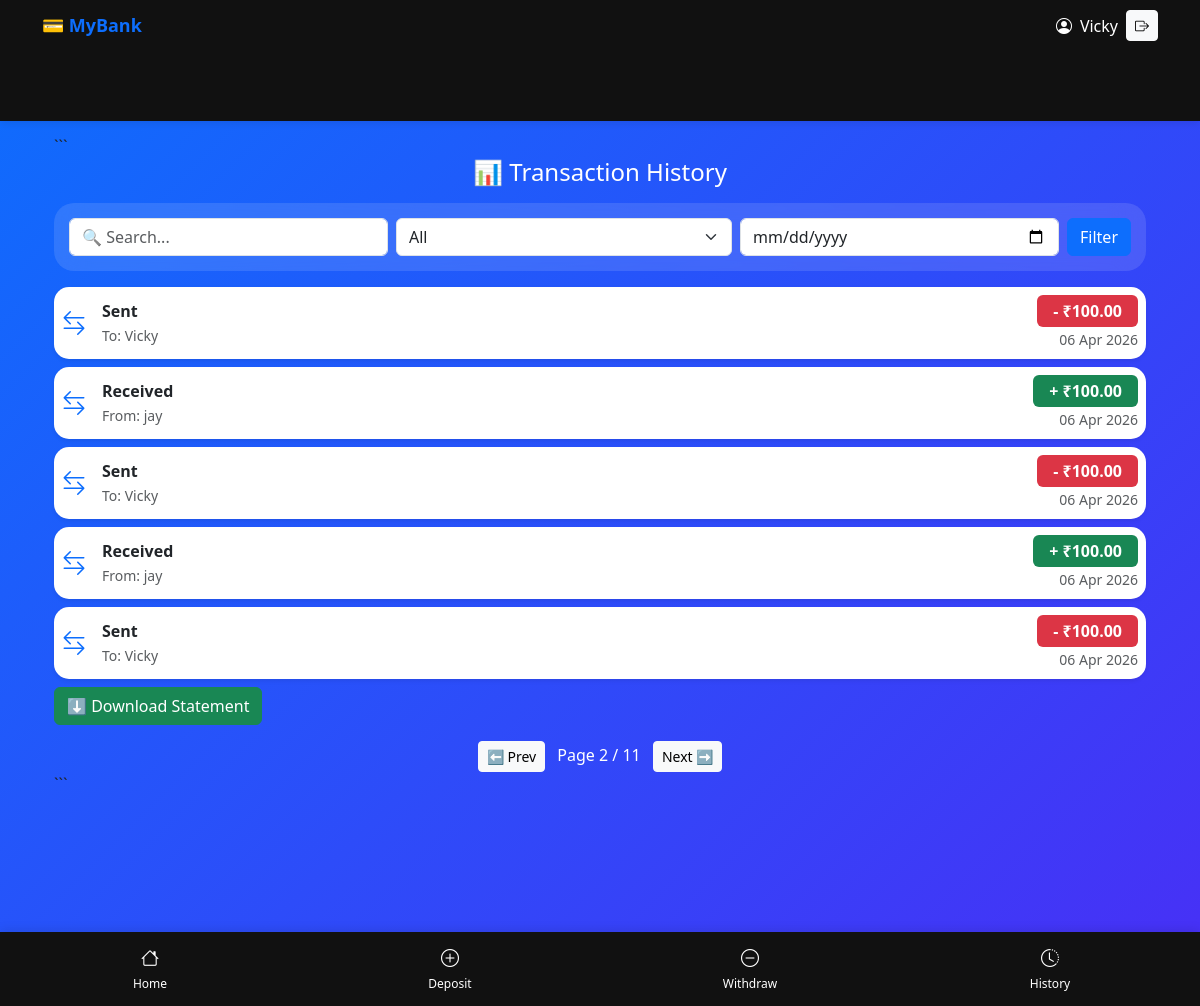
Screenshot of /history/?page=2&search=&type=&date= (signed in) with the database file from the repository.
### accounts/models.py (models this page shows, shortened)
class Transaction(models.Model):
    TRANSACTION_TYPE = (
        ('DEPOSIT', 'Deposit'),
        ('WITHDRAW', 'Withdraw'),
        ('TRANSFER_SENT', 'Transfer Sent'),
        ('TRANSFER_RECEIVED', 'Transfer Received'),
    )
    account = models.ForeignKey(
        Account,
        on_delete=models.CASCADE,
        related_name='transactions'
    )
    sender = models.ForeignKey(
        Account,
        on_delete=models.SET_NULL,
        null=True,
        blank=True,
        related_name='sent_transactions'
    )
    receiver = models.ForeignKey(
        Account,
        on_delete=models.SET_NULL,
        null=True,
        blank=True,
        related_name='received_transactions'
    )
    amount = models.DecimalField(
        max_digits=10,
        decimal_places=2
    )
    transaction_type = models.CharField(
        max_length=20,
        choices=TRANSACTION_TYPE
    )
    timestamp = models.DateTimeField(auto_now_add=True)
    class Meta:
        ordering = ['-timestamp']  # latest first

class Account(models.Model):
    user = models.OneToOneField(User, on_delete=models.CASCADE)
    account_number = models.CharField(max_length=12, unique=True)
    balance = models.DecimalField(max_digits=10, decimal_places=2, default=0)
    created_at = models.DateTimeField(auto_now_add=True)

### accounts/views.py (the view, shortened to what this page needs)
# urls.py: path('history/', views.transaction_history, name='history'),
@login_required
def transaction_history(request):
    account = Account.objects.get(user=request.user)
    transactions = Transaction.objects.filter(
        Q(sender=account) | Q(receiver=account)
    ).order_by('-timestamp')
    search = request.GET.get('search', '')
    t_type = request.GET.get('type', '')
    date = request.GET.get('date', '')
    if t_type:
        transactions = transactions.filter(transaction_type=t_type)
    if date:
        transactions = transactions.filter(timestamp__date=date)
    paginator = Paginator(transactions, 5)
    page_number = request.GET.get('page')
    transactions = paginator.get_page(page_number)
    return render(request, 'history.html', {
        'transactions': transactions
    })

### accounts/templates/history.html (shortened to what this page needs)
{% extends 'base.html' %}
{% block content %}
<div class="container mt-3">
```
<h4 class="text-center text-white mb-3">📊 Transaction History</h4>
<form method="GET" class="filter-box mb-3">
    <div class="d-flex gap-2 filter-row">
        <input type="text" name="search" class="form-control"
               placeholder="🔍 Search..."
               value="{{ request.GET.search }}">
        <select name="type" class="form-select">
            <option value="">All</option>
        </select>
        <input type="date" name="date" class="form-control"
               value="{{ request.GET.date }}">
        <button type="submit" class="btn btn-primary">
            Filter
        </button>
    </div>
</form>
{% for t in transactions %}
<div class="card tx-card shadow-sm mb-2 p-2">
    <div class="d-flex justify-content-between align-items-center">
        <div class="d-flex align-items-center">
            <div class="me-3">
                {% if t.transaction_type == "DEPOSIT" %}
                    <i class="bi bi-arrow-down-circle text-success fs-4"></i>
                {% elif t.transaction_type == "WITHDRAW" %}
                    <i class="bi bi-arrow-up-circle text-danger fs-4"></i>
                {% else %}
                    <i class="bi bi-arrow-left-right text-primary fs-4"></i>
                {% endif %}
            </div>
            <div>
                <strong>
                    {% if t.transaction_type == "DEPOSIT" %}
                        Deposit
                    {% elif t.transaction_type == "WITHDRAW" %}
                        Withdraw
                    {% elif t.transaction_type == "TRANSFER_RECEIVED" %}
                        Received
                    {% elif t.transaction_type == "TRANSFER_SENT" %}
                        Sent
                    {% endif %}
                </strong>
                <br>
                <small class="text-muted">
                    {% if t.transaction_type == "TRANSFER_RECEIVED" %}
                        From: {{ t.sender.user.username|default:"Unknown" }}
                    {% elif t.transaction_type == "TRANSFER_SENT" %}
                        To: {{ t.receiver.user.username|default:"Unknown" }}
                    {% elif t.transaction_type == "DEPOSIT" %}
                        From: Bank
                    {% elif t.transaction_type == "WITHDRAW" %}
                        To: Cash
                    {% endif %}
                </small>
            </div>
        </div>
        <div class="text-end">
            {% if t.transaction_type == "DEPOSIT" or t.transaction_type == "TRANSFER_RECEIVED" %}
                <span class="badge bg-success px-3 py-2 fs-6">
                    + ₹{{ t.amount }}
                </span>
            {% else %}
                <span class="badge bg-danger px-3 py-2 fs-6">
                    - ₹{{ t.amount }}
                </span>
            {% endif %}
            <br>
            <small class="text-muted">
                {{ t.timestamp|date:"d M Y" }}
            </small>
        </div>
    </div>
</div>
{% empty %}
<div class="text-center text-white mt-5">
    <p>No transactions found</p>
</div>
{% endfor %}
<a href="{% url 'download_statement' %}" class="btn btn-success">
    ⬇ Download Statement
</a>
<div class="mt-3 text-center">
    {% if transactions.has_previous %}
        <a class="btn btn-light btn-sm"
           href="?page={{ transactions.previous_page_number }}&search={{ request.GET.search }}&type={{ request.GET.type }}&date={{ request.GET.date }}">
           ⬅ Prev
        </a>
    {% endif %}
    <span class="mx-2 text-white">
        Page {{ transactions.number }} / {{ transactions.paginator.num_pages }}
    </span>
    {% if transactions.has_next %}
        <a class="btn btn-light btn-sm"
           href="?page={{ transactions.next_page_number }}&search={{ request.GET.search }}&type={{ request.GET.type }}&date={{ request.GET.date }}">
           Next ➡
        </a>
    {% endif %}
</div>
```
</div>
{% endblock %}

### accounts/templates/base.html (shortened to what this page needs)
{% load static %}
<!doctype html>
<html lang="en">
  <head>
    <link rel="stylesheet" href="{% static 'css/style.css' %}" />
    <link
      href="https://cdn.jsdelivr.net/npm/bootstrap@5.3.0/dist/css/bootstrap.min.css"
      rel="stylesheet"
    />
    <link
      href="https://cdn.jsdelivr.net/npm/bootstrap-icons/font/bootstrap-icons.css"
      rel="stylesheet"
    />
  </head>
  <body>
    <nav class="top-navbar">
      <div class="container d-flex justify-content-between align-items-center">
        <div class="logo">💳 MyBank</div>
        <div class="d-flex align-items-center gap-2">
          <i class="bi bi-person-circle"></i>
          <span>{{ request.user.username }}</span>
          <form method="POST" action="{% url 'logout' %}">
            <button type="submit" class="btn btn-sm btn-light">
              <i class="bi bi-box-arrow-right"></i>
            </button>
          </form>
        </div>
      </div>
    </nav>
    <nav class="navbar navbar-dark bg-primary px-3">
      <span class="navbar-brand h5">  MyBank </span>
    </nav>
    <div class="container mt-3">{% block content %} {% endblock %}</div>
    <nav class="bottom-nav">
      <a href="/" class="nav-item">
        <i class="bi bi-house"></i>
        <span>Home</span>
      </a>
      <a href="/deposit/" class="nav-item">
        <i class="bi bi-plus-circle"></i>
        <span>Deposit</span>
      </a>
      <a href="/withdraw/" class="nav-item">
        <i class="bi bi-dash-circle"></i>
        <span>Withdraw</span>
      </a>
      <a href="/history/" class="nav-item">
        <i class="bi bi-clock-history"></i>
        <span>History</span>
      </a>
    </nav>
  </body>
</html>

### accounts/static/css/style.css (style rules this page uses)
body { background: #f4f6f9; font-family: 'Segoe UI', sans-serif; }
* { transition: all 0.2s ease-in-out; }
.card { border-radius: 16px; border: none; }
.bottom-nav { position: fixed; bottom: 0; left: 0; width: 100%; background: #ffffff; display: flex; justify-content: space-around; align-items: center; padding: 10px 0; box-shadow: 0 -2px 10px rgba(0,0,0,0.1); z-index: 1000; }
.nav-item { text-align: center; color: #666; text-decoration: none; font-size: 12px; flex: 1; }
.nav-item i { font-size: 20px; display: block; margin-bottom: 3px; }
body { padding-bottom: 70px; }
.top-navbar { position: fixed; top: 0; width: 100%; background: white; padding: 10px 0; box-shadow: 0 2px 8px rgba(0,0,0,0.1); z-index: 1000; }
.top-navbar .logo { font-weight: bold; font-size: 18px; color: #0d6efd; }
.bottom-nav { position: fixed; bottom: 0; width: 100%; background: white; display: flex; justify-content: space-around; align-items: center; padding: 8px 0; box-shadow: 0 -2px 10px rgba(0,0,0,0.1); z-index: 1000; }
.nav-item { text-align: center; color: #777; text-decoration: none; font-size: 12px; flex: 1; padding: 5px; }
.nav-item i { font-size: 20px; display: block; }
body { padding-top: 60px; padding-bottom: 70px; background: #f4f6f9; }
body { background: #f4f6f9; }
.card { border-radius: 15px; border: none; }
.container { max-width: 700px; }

### accounts/templates/base.html (style rules this page uses)
body { overflow-x: hidden; margin: 0; }
.top-navbar { background: #111; color: white; padding: 10px 0; }
.logo { font-size: 18px; font-weight: bold; }
.bottom-nav { display: flex; justify-content: space-around; align-items: center; position: fixed; bottom: 0; width: 100%; background: #111; padding: 8px 0; z-index: 999; }
.bottom-nav .nav-item { color: white; text-align: center; font-size: 12px; text-decoration: none; }
.bottom-nav i { font-size: 18px; display: block; }
.container { padding-bottom: 70px; }

### accounts/templates/history.html (style rules this page uses)
body { background: linear-gradient(135deg, #0d6efd, #6610f2, #20c997); background-size: 300% 300%; animation: gradientMove 10s ease infinite; }
.filter-box { background: rgba(255,255,255,0.12); backdrop-filter: blur(15px); border-radius: 20px; padding: 15px; }
.tx-card { border-radius: 15px; background: white; transition: 0.3s; border: none; }

### rows the page displays
Transaction: transaction_type "Sent", receiver.user.username "Vicky", amount "100.00", timestamp "06 Apr 2026"
Transaction: shows "Received", sender.user.username "jay", amount "100.00", timestamp "06 Apr 2026"
Transaction: transaction_type "Sent", receiver.user.username "Vicky", amount "100.00", timestamp "06 Apr 2026"
Transaction: shows "Received", sender.user.username "jay", amount "100.00", timestamp "06 Apr 2026"
Transaction: transaction_type "Sent", receiver.user.username "Vicky", amount "100.00", timestamp "06 Apr 2026"

### other values shown
{{ request.user.username }} "Vicky"
{{ transactions.number }} "2"
{{ transactions.paginator.num_pages }} "11"
